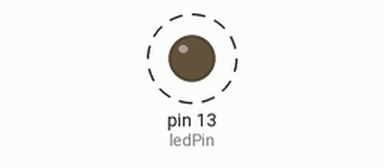
This sketch was run on a simulated Arduino Uno, built with avr-gcc and run on an emulated ATmega328P. Parts: output pins drawn as LEDs (lit = HIGH). Dashed ring = blinking.

Above: at 0.5 s.
Timing chart, 0 to 4.6 s (numbered marks = the images above):
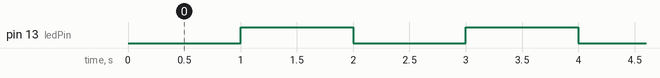

Measured:
- by itself, pin 13 (ledPin): alternates HIGH for 1.0 s and LOW for 1.0 s

The sketch:

millis_kullanimi.ino
```cpp
unsigned long previousMilis_Led = 0;
const long interval_Led = 1000 ;
int ledPin = 13 ;

void setup () {
  Serial.begin(9600);
  pinMode (ledPin , OUTPUT);
}

void loop() {
  unsigned long currentMillis_Led = millis ();
   if(currentMillis_Led - previousMilis_Led >= interval_Led ) {
     previousMilis_Led = currentMillis_Led ;
      int ledState = digitalRead (ledPin);
        if ( ledState == HIGH) {
          digitalWrite (ledPin,LOW);
        }
        else  {
          digitalWrite(ledPin, HIGH);
        }
   }
}
```
